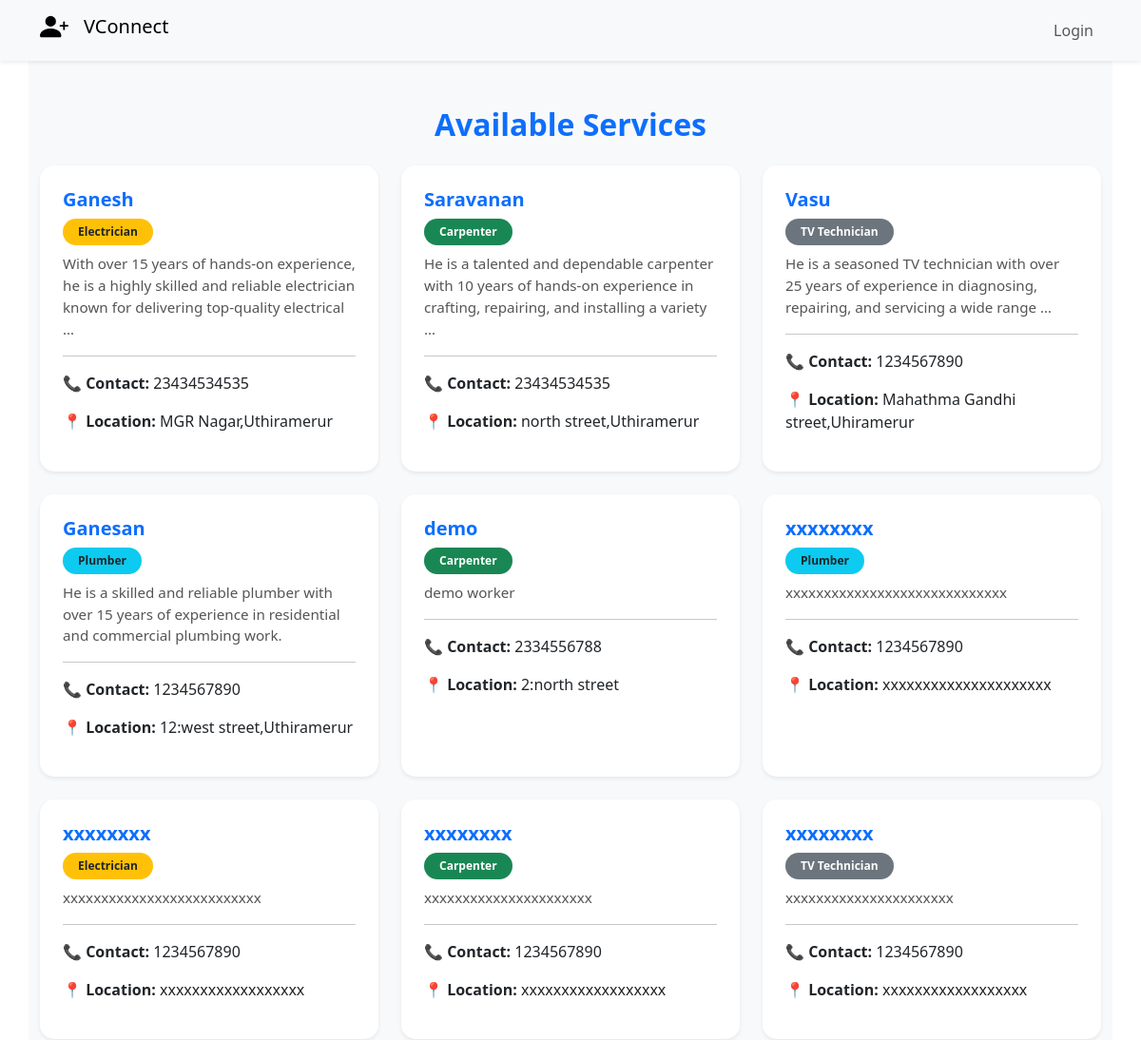
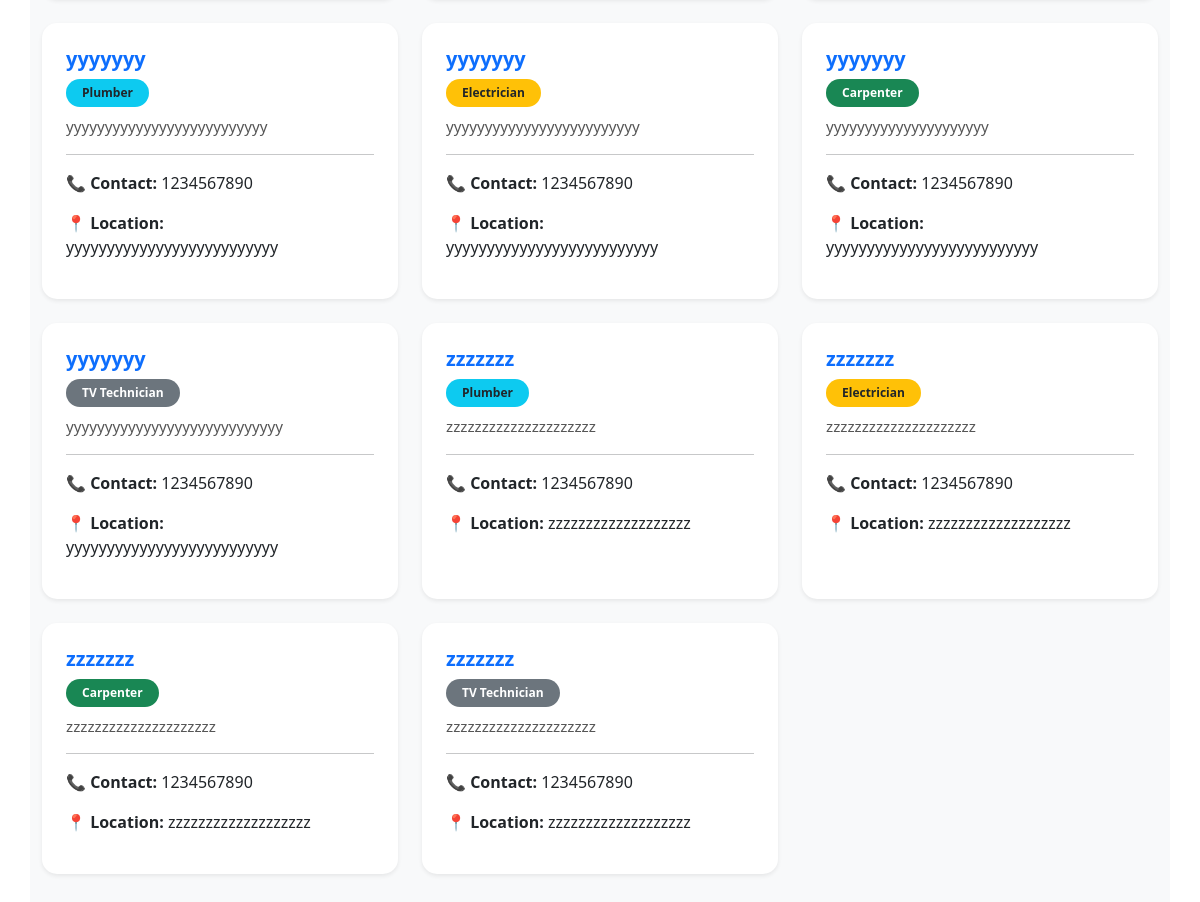
The page /service/ on the database as committed earlier (2 pictures, top to bottom).
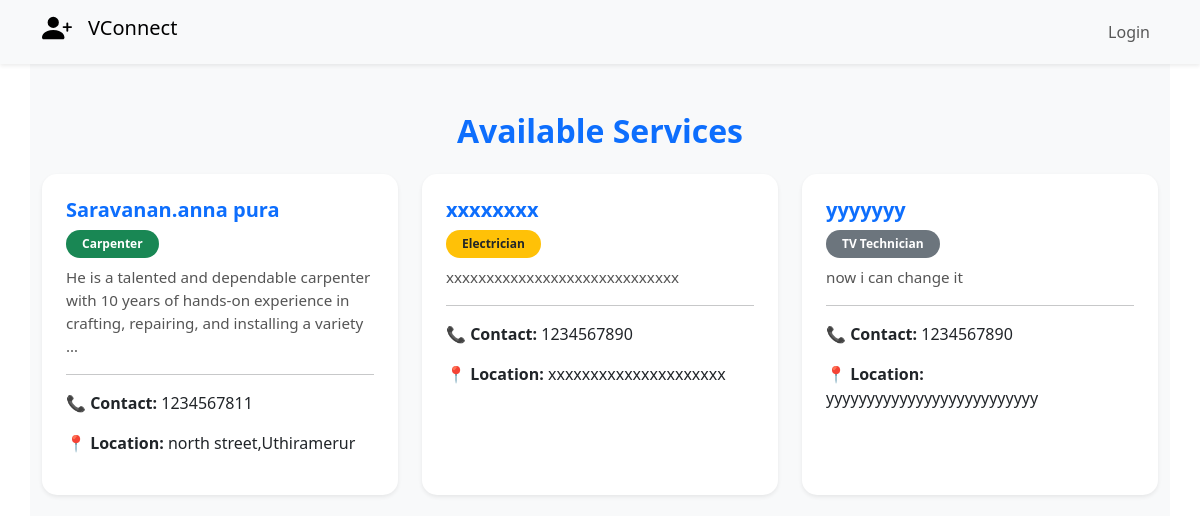
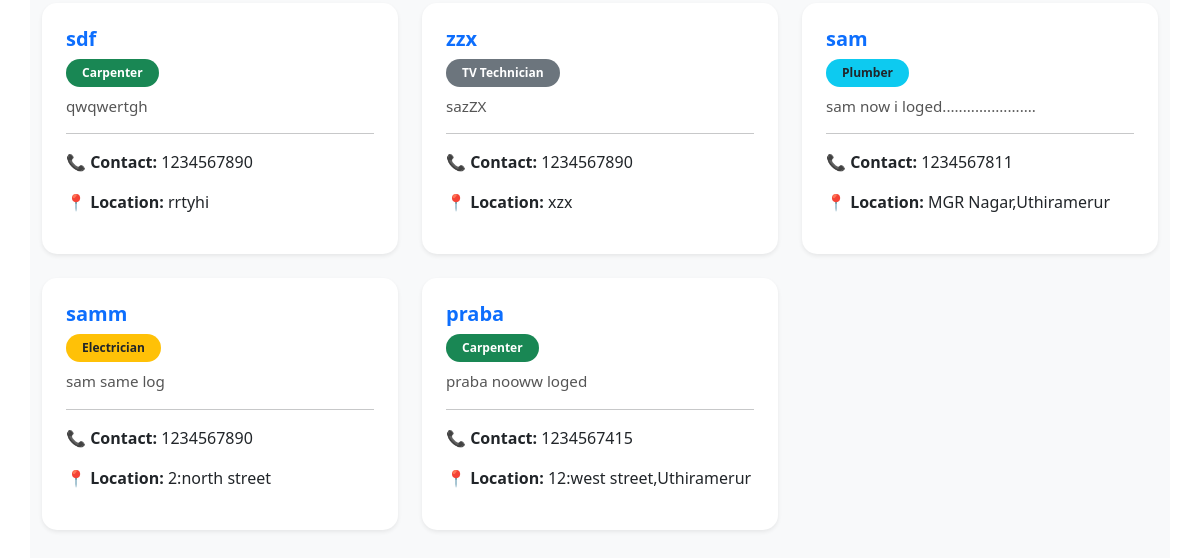
The same page on the database as committed later (2 pictures, top to bottom).
### myapp/models.py (models this page shows, shortened)
class Service(models.Model):
    SERVICE_CHOICES = [
        ('PLUMBER', 'Plumber'),
        ('ELECTRICIAN', 'Electrician'),
        ('CARPENTER', 'Carpenter'),
        ('TV TECH', 'TV Technician'),
    ]
    user = models.ForeignKey(User, on_delete=models.CASCADE)
    name = models.CharField(max_length=100)
    service_type = models.CharField(max_length=50, choices=SERVICE_CHOICES)
    description = models.TextField()
    address = models.CharField(max_length=255, blank=True, null=True)
    contact_no = models.CharField(max_length=15, blank=True, null=True)
    created_at = models.DateTimeField(auto_now_add=True)
    updated_at = models.DateTimeField(auto_now=True)

### myapp/views.py (the view)
# urls.py: path('service/', views.service_list, name='service_list'),
def service_list(request):
    services = Service.objects.all()
    return render(request, 'service_list.html', {'services': services})

### templates/service_list.html (shortened to what this page needs)
{% extends 'chatbot.html' %}
{% load static %}
{% block content %}
<!DOCTYPE html>
<html lang="en">
<head>
     <link href="https://cdn.jsdelivr.net/npm/bootstrap@5.3.0/dist/css/bootstrap.min.css" rel="stylesheet" />
    <link rel="stylesheet" href="https://cdn.jsdelivr.net/npm/bootstrap@5.3.0/dist/css/bootstrap.min.css">
    <link rel="stylesheet" href="https://cdnjs.cloudflare.com/ajax/libs/font-awesome/6.4.2/css/all.min.css">
    <link rel="stylesheet" href="{% static 'css/Services.css' %}">
</head>
<body>
    <nav class="navbar navbar-expand-lg navbar-light bg-light shadow-sm px-3">
        <div class="container">
            <h1 class="navbar-brand d-flex align-items-center">
                <img src="{% static 'images/icon/add4.svg' %}" alt="VConnect Logo" height="30" class="me-3">
                VConnect
            </h1>
            <div class="collapse navbar-collapse" id="navbarNav">
                <ul class="navbar-nav ms-auto align-items-lg-center">
                    {% if user.is_authenticated %}
                    <li class="nav-item">
                        <a class="nav-link fs-5" href="{% url 'homepage' %}">Home</a>
                    </li>
                    <li class="nav-item">
                        <a class="nav-link fs-5" href="{% url 'add_service' %}">Add-Service</a>
                    </li>
                    <li class="nav-item">
                        <a class="btn btn-danger ms-lg-3 mt-2 mt-lg-0" href="{% url 'logout' %}">Logout</a>
                    </li>
                    {% else %}
                    <li class="nav-item">
                        <a class="nav-link" href="{% url 'login' %}">Login</a>
                    </li>
                    {% endif %}
                </ul>
            </div>
        </div>
    </nav>
    <div class="container py-5" style="background-color: #f8f9fa;">
    <h2 class="text-center text-primary fw-bold mb-4">Available Services</h2>
    <div class="row">
        {% for service in services %}
        <div class="col-md-6 col-lg-4 mb-4">
            <div class="card service-card h-100 shadow-sm border-0">
                <div class="card-body">
                    <h5 class="card-title text-primary">{{ service.name }}</h5>
                    {% if service.get_service_type_display == "Electrician" %}
                    <span class="badge rounded-pill bg-warning text-dark mb-2 px-3 py-2">Electrician</span>
                {% elif service.get_service_type_display == "Plumber" %}
                    <span class="badge rounded-pill bg-info text-dark mb-2 px-3 py-2">Plumber</span>
                {% elif service.get_service_type_display == "Carpenter" %}
                    <span class="badge rounded-pill bg-success mb-2 px-3 py-2">Carpenter</span>
                {% else %}
                    <span class="badge rounded-pill bg-secondary mb-2 px-3 py-2">{{ service.get_service_type_display }}</span>
                {% endif %}
                    <p class="card-text">{{ service.description|truncatewords:20 }}</p>
                    <hr>
                    <p><strong>📞 Contact:</strong> {{ service.contact_no }}</p>
                    <p><strong>📍 Location:</strong> {{ service.address }}</p>
                </div>
            </div>
        </div>
        {% empty %}
        <p class="text-center text-muted">No services found.</p>
        {% endfor %}
    </div>
</div>
</body>
</html>
{% endblock content %}

Rows that differ between the two databases and show on the page:
removed Service: name "Ganesh", service_type "Electrician", description "With over 15 years of hands-on experience, he is a highly skilled and reliable electrician known for delivering top-quality electrical …", contact_no "23434534535", address "MGR Nagar,Uthiramerur"
removed Service: name "Vasu", service_type "TV Technician", description "He is a seasoned TV technician with over 25 years of experience in diagnosing, repairing, and servicing a wide range …", contact_no "1234567890", address "Mahathma Gandhi street,Uhiramerur"
removed Service: name "Ganesan", service_type "Plumber", description "He is a skilled and reliable plumber with over 15 years of experience in residential and commercial plumbing work.", contact_no "1234567890", address "12:west street,Uthiramerur"
removed Service: name "demo", service_type "Carpenter", description "demo worker", contact_no "2334556788", address "2:north street"
removed Service: name "xxxxxxxx", service_type "Electrician", description "xxxxxxxxxxxxxxxxxxxxxxxxxx", contact_no "1234567890", address "xxxxxxxxxxxxxxxxxx"
removed Service: name "xxxxxxxx", service_type "Carpenter", description "xxxxxxxxxxxxxxxxxxxxxx", contact_no "1234567890", address "xxxxxxxxxxxxxxxxxx"
removed Service: name "xxxxxxxx", service_type "TV Technician", description "xxxxxxxxxxxxxxxxxxxxxx", contact_no "1234567890", address "xxxxxxxxxxxxxxxxxx"
removed Service: name "yyyyyyy", service_type "Plumber", description "yyyyyyyyyyyyyyyyyyyyyyyyyy", contact_no "1234567890", address "yyyyyyyyyyyyyyyyyyyyyyyyyy"
removed Service: name "yyyyyyy", service_type "Electrician", description "yyyyyyyyyyyyyyyyyyyyyyyyy", contact_no "1234567890", address "yyyyyyyyyyyyyyyyyyyyyyyyyy"
removed Service: name "yyyyyyy", service_type "Carpenter", description "yyyyyyyyyyyyyyyyyyyyy", contact_no "1234567890", address "yyyyyyyyyyyyyyyyyyyyyyyyyy"
removed Service: name "zzzzzzz", service_type "Plumber", description "zzzzzzzzzzzzzzzzzzzzz", contact_no "1234567890", address "zzzzzzzzzzzzzzzzzzz"
removed Service: name "zzzzzzz", service_type "Electrician", description "zzzzzzzzzzzzzzzzzzzzz", contact_no "1234567890", address "zzzzzzzzzzzzzzzzzzz"
removed Service: name "zzzzzzz", service_type "Carpenter", description "zzzzzzzzzzzzzzzzzzzzz", contact_no "1234567890", address "zzzzzzzzzzzzzzzzzzz"
removed Service: name "zzzzzzz", service_type "TV Technician", description "zzzzzzzzzzzzzzzzzzzzz", contact_no "1234567890", address "zzzzzzzzzzzzzzzzzzz"
changed Service "north street,Uthiramerur": name "Saravanan" → "Saravanan.anna pura"; contact_no "23434534535" → "1234567811"
changed Service "xxxxxxxx": service_type "Plumber" → "Electrician"
changed Service "yyyyyyy": description "yyyyyyyyyyyyyyyyyyyyyyyyyyyy" → "now i can change it"
added Service: name "sdf", service_type "Carpenter", description "qwqwertgh", contact_no "1234567890", address "rrtyhi"
added Service: name "zzx", service_type "TV Technician", description "sazZX", contact_no "1234567890", address "xzx"
added Service: name "sam", service_type "Plumber", description "sam now i loged.......................", contact_no "1234567811", address "MGR Nagar,Uthiramerur"
added Service: name "samm", service_type "Electrician", description "sam same log", contact_no "1234567890", address "2:north street"
added Service: name "praba", service_type "Carpenter", description "praba nooww loged", contact_no "1234567415", address "12:west street,Uthiramerur"
